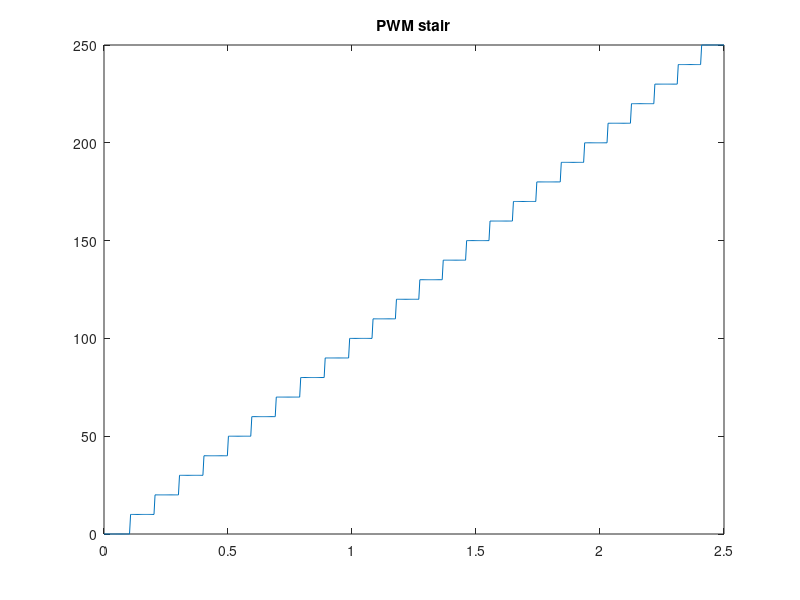
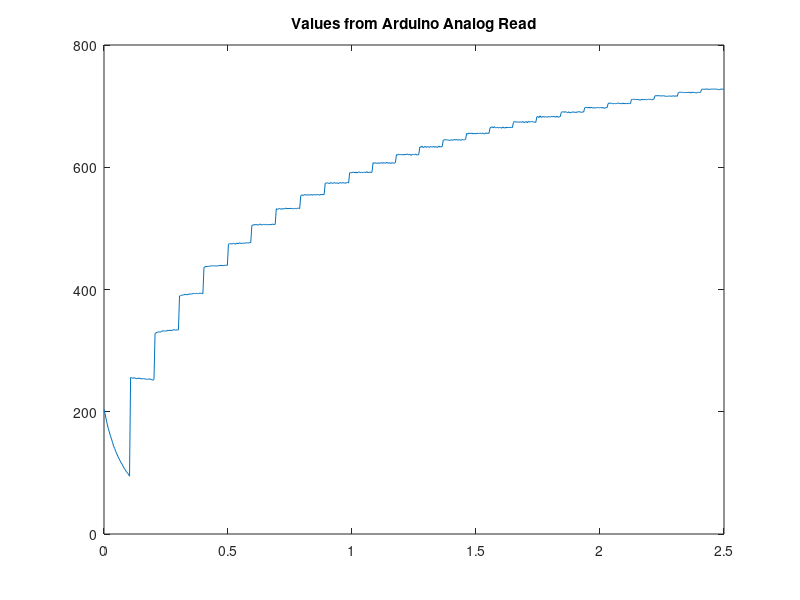
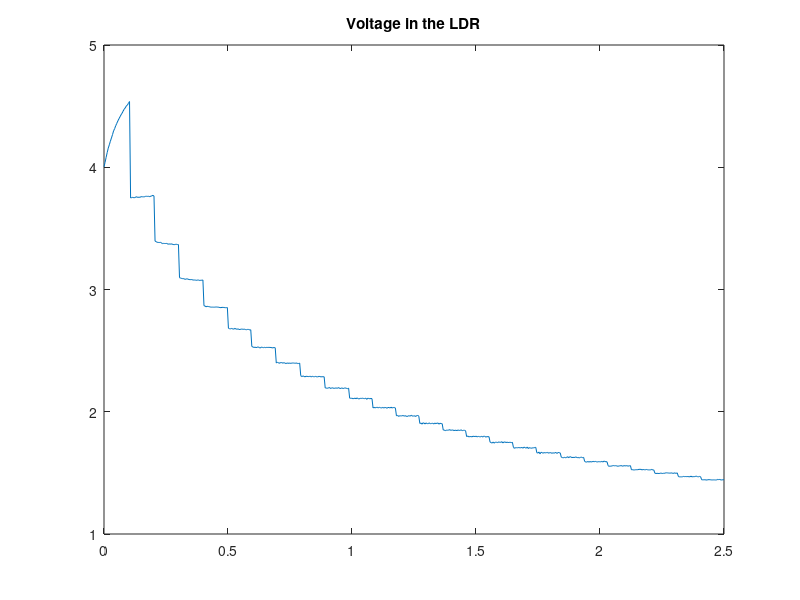
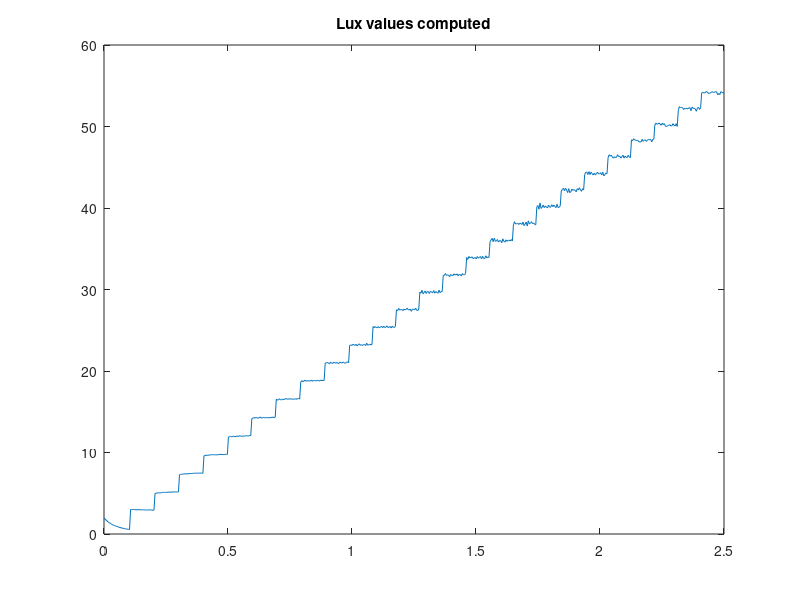

These figures' MATLAB source, in order:
clear; close all; clc;

values = [203.80,0,1.97;
196.40,0,1.84;
188.00,0,1.71;
180.00,0,1.58;
172.60,0,1.47;
167.00,0,1.39;
161.00,0,1.30;
155.60,0,1.23;
150.00,0,1.15;
143.80,0,1.07;
140.00,0,1.03;
135.20,0,0.97;
131.20,0,0.92;
127.20,0,0.88;
123.60,0,0.84;
120.20,0,0.80;
116.80,0,0.76;
114.20,0,0.73;
110.60,0,0.70;
107.40,0,0.66;
105.20,0,0.64;
102.00,0,0.61;
100.40,0,0.60;
97.60,0,0.57;
94.60,0,0.54;
256.00,10,3.01;
255.40,10,3.00;
254.80,10,2.99;
255.60,10,3.00;
255.40,10,3.00;
254.20,10,2.97;
254.20,10,2.97;
255.20,10,2.99;
254.40,10,2.98;
255.00,10,2.99;
253.60,10,2.96;
254.20,10,2.97;
254.00,10,2.97;
254.20,10,2.97;
253.20,10,2.95;
253.20,10,2.95;
253.40,10,2.95;
253.00,10,2.95;
254.00,10,2.97;
253.00,10,2.95;
252.40,10,2.93;
251.60,10,2.91;
252.80,10,2.94;
328.20,20,4.98;
329.00,20,5.00;
330.20,20,5.04;
330.40,20,5.05;
330.60,20,5.05;
330.20,20,5.04;
331.00,20,5.07;
332.60,20,5.12;
332.00,20,5.10;
332.20,20,5.11;
332.20,20,5.11;
332.00,20,5.10;
333.40,20,5.15;
332.80,20,5.13;
333.40,20,5.15;
332.80,20,5.13;
333.20,20,5.14;
333.80,20,5.16;
334.20,20,5.17;
333.80,20,5.16;
333.40,20,5.15;
334.00,20,5.17;
334.00,20,5.17;
389.40,30,7.28;
390.00,30,7.31;
390.80,30,7.34;
391.00,30,7.35;
391.00,30,7.35;
392.20,30,7.40;
391.80,30,7.38;
391.20,30,7.36;
392.00,30,7.39;
392.40,30,7.41;
392.80,30,7.43;
392.60,30,7.42;
392.60,30,7.42;
393.60,30,7.46;
393.20,30,7.45;
393.40,30,7.46;
394.00,30,7.48;
393.20,30,7.45;
393.40,30,7.46;
394.20,30,7.49;
393.60,30,7.46;
393.80,30,7.47;
393.20,30,7.45;
436.40,40,9.59;
436.80,40,9.62;
438.20,40,9.69;
437.20,40,9.64;
437.80,40,9.67;
437.80,40,9.67;
438.60,40,9.72;
438.80,40,9.73;
438.60,40,9.72;
438.80,40,9.73;
438.80,40,9.73;
438.40,40,9.71;
438.60,40,9.72;
438.60,40,9.72;
439.00,40,9.74;
439.40,40,9.76;
439.60,40,9.77;
439.00,40,9.74;
439.20,40,9.75;
439.20,40,9.75;
439.80,40,9.78;
439.60,40,9.77;
439.40,40,9.76;
474.00,50,11.90;
474.80,50,11.95;
475.20,50,11.98;
474.20,50,11.91;
475.20,50,11.98;
475.60,50,12.01;
474.20,50,11.91;
475.20,50,11.98;
475.80,50,12.02;
475.00,50,11.96;
476.00,50,12.03;
476.20,50,12.05;
475.40,50,11.99;
475.40,50,11.99;
476.00,50,12.03;
475.40,50,11.99;
476.20,50,12.05;
476.60,50,12.07;
476.00,50,12.03;
476.00,50,12.03;
477.00,50,12.10;
476.60,50,12.07;
504.60,60,14.15;
505.40,60,14.21;
506.20,60,14.28;
505.60,60,14.23;
506.40,60,14.29;
506.00,60,14.26;
505.20,60,14.20;
506.20,60,14.28;
507.20,60,14.36;
505.40,60,14.21;
506.20,60,14.28;
506.60,60,14.31;
505.80,60,14.24;
506.60,60,14.31;
506.00,60,14.26;
506.20,60,14.28;
506.00,60,14.26;
506.20,60,14.28;
506.20,60,14.28;
506.80,60,14.33;
506.80,60,14.33;
506.20,60,14.28;
506.80,60,14.33;
532.20,70,16.54;
531.00,70,16.42;
531.60,70,16.48;
532.80,70,16.59;
531.40,70,16.46;
531.40,70,16.46;
532.60,70,16.57;
531.60,70,16.48;
532.20,70,16.54;
533.20,70,16.63;
532.20,70,16.54;
532.60,70,16.57;
532.60,70,16.57;
532.40,70,16.56;
532.80,70,16.59;
532.20,70,16.54;
532.20,70,16.54;
532.40,70,16.56;
532.80,70,16.59;
532.00,70,16.52;
533.20,70,16.63;
533.00,70,16.61;
532.40,70,16.56;
553.40,80,18.65;
555.00,80,18.82;
553.80,80,18.69;
554.60,80,18.78;
555.40,80,18.86;
554.40,80,18.76;
554.60,80,18.78;
555.00,80,18.82;
554.80,80,18.80;
554.40,80,18.76;
555.60,80,18.89;
554.20,80,18.74;
555.20,80,18.84;
555.20,80,18.84;
554.40,80,18.76;
555.40,80,18.86;
555.40,80,18.86;
554.60,80,18.78;
554.80,80,18.80;
555.60,80,18.89;
555.00,80,18.82;
555.40,80,18.86;
555.20,80,18.84;
574.00,90,20.98;
574.00,90,20.98;
574.60,90,21.05;
574.00,90,20.98;
573.00,90,20.86;
575.00,90,21.10;
574.00,90,20.98;
573.60,90,20.93;
574.80,90,21.07;
574.40,90,21.03;
573.80,90,20.95;
574.60,90,21.05;
573.80,90,20.95;
573.60,90,20.93;
575.00,90,21.10;
574.40,90,21.03;
574.00,90,20.98;
575.00,90,21.10;
574.20,90,21.00;
573.80,90,20.95;
574.80,90,21.07;
575.20,90,21.12;
574.20,90,21.00;
591.00,100,23.14;
591.40,100,23.19;
591.00,100,23.14;
592.00,100,23.27;
591.60,100,23.22;
591.00,100,23.14;
592.00,100,23.27;
590.60,100,23.08;
591.80,100,23.24;
592.40,100,23.33;
591.20,100,23.16;
591.60,100,23.22;
591.00,100,23.14;
591.60,100,23.22;
592.00,100,23.27;
590.80,100,23.11;
593.00,100,23.41;
591.20,100,23.16;
591.60,100,23.22;
592.20,100,23.30;
591.40,100,23.19;
592.00,100,23.27;
607.40,110,25.46;
606.40,110,25.31;
607.40,110,25.46;
606.60,110,25.34;
606.40,110,25.31;
607.40,110,25.46;
606.20,110,25.28;
607.00,110,25.40;
607.60,110,25.49;
606.40,110,25.31;
607.60,110,25.49;
606.60,110,25.34;
606.80,110,25.37;
608.00,110,25.54;
606.60,110,25.34;
606.80,110,25.37;
607.40,110,25.46;
606.20,110,25.28;
607.60,110,25.49;
606.80,110,25.37;
606.60,110,25.34;
607.60,110,25.49;
620.60,120,27.51;
619.80,120,27.38;
621.60,120,27.68;
620.40,120,27.48;
620.80,120,27.54;
620.80,120,27.54;
620.00,120,27.41;
621.00,120,27.58;
620.60,120,27.51;
620.80,120,27.54;
621.80,120,27.71;
620.80,120,27.54;
620.40,120,27.48;
621.20,120,27.61;
619.40,120,27.32;
621.20,120,27.61;
621.00,120,27.58;
620.40,120,27.48;
621.80,120,27.71;
620.20,120,27.45;
620.00,120,27.41;
621.20,120,27.61;
633.40,130,29.69;
632.60,130,29.55;
634.60,130,29.91;
632.20,130,29.48;
633.00,130,29.62;
634.20,130,29.83;
632.40,130,29.51;
633.80,130,29.76;
633.60,130,29.73;
632.40,130,29.51;
634.00,130,29.80;
633.40,130,29.69;
632.80,130,29.58;
634.40,130,29.87;
632.60,130,29.55;
633.80,130,29.76;
633.00,130,29.62;
632.60,130,29.55;
634.60,130,29.91;
633.00,130,29.62;
633.60,130,29.73;
633.80,130,29.76;
644.40,140,31.73;
644.40,140,31.73;
645.60,140,31.96;
644.40,140,31.73;
644.80,140,31.80;
644.60,140,31.76;
643.60,140,31.57;
645.00,140,31.84;
644.40,140,31.73;
644.20,140,31.69;
645.40,140,31.92;
644.80,140,31.80;
644.80,140,31.80;
645.40,140,31.92;
644.20,140,31.69;
645.00,140,31.84;
645.00,140,31.84;
644.00,140,31.65;
645.60,140,31.96;
644.80,140,31.80;
644.80,140,31.80;
645.60,140,31.96;
655.40,150,33.93;
654.20,150,33.68;
656.00,150,34.05;
655.20,150,33.88;
655.40,150,33.93;
655.80,150,34.01;
654.80,150,33.80;
655.00,150,33.84;
655.40,150,33.93;
654.60,150,33.76;
656.00,150,34.05;
655.00,150,33.84;
655.40,150,33.93;
656.00,150,34.05;
654.60,150,33.76;
656.20,150,34.09;
654.80,150,33.80;
654.80,150,33.80;
656.40,150,34.14;
655.20,150,33.88;
655.80,150,34.01;
655.40,150,33.93;
664.40,160,35.86;
665.40,160,36.09;
666.20,160,36.27;
664.40,160,35.86;
666.40,160,36.31;
664.60,160,35.91;
664.80,160,35.95;
665.60,160,36.13;
664.20,160,35.82;
665.00,160,36.00;
665.00,160,36.00;
663.80,160,35.73;
666.00,160,36.22;
664.60,160,35.91;
664.20,160,35.82;
665.40,160,36.09;
664.60,160,35.91;
665.20,160,36.04;
665.20,160,36.04;
664.80,160,35.95;
665.60,160,36.13;
664.80,160,35.95;
673.40,170,37.94;
675.00,170,38.32;
673.80,170,38.03;
674.00,170,38.08;
674.20,170,38.13;
673.60,170,37.98;
674.20,170,38.13;
674.00,170,38.08;
673.60,170,37.98;
674.80,170,38.27;
673.00,170,37.84;
673.80,170,38.03;
674.80,170,38.27;
672.80,170,37.79;
675.40,170,38.42;
673.80,170,38.03;
674.40,170,38.17;
675.00,170,38.32;
674.00,170,38.08;
674.40,170,38.17;
673.60,170,37.98;
673.40,170,37.94;
682.40,180,40.16;
683.00,180,40.31;
681.20,180,39.85;
684.20,180,40.62;
681.60,180,39.95;
682.20,180,40.10;
683.20,180,40.36;
682.00,180,40.05;
682.80,180,40.26;
682.20,180,40.10;
681.80,180,40.00;
683.20,180,40.36;
682.20,180,40.10;
682.20,180,40.10;
683.40,180,40.41;
682.40,180,40.16;
683.20,180,40.36;
682.40,180,40.16;
682.00,180,40.05;
683.60,180,40.46;
682.00,180,40.05;
682.20,180,40.10;
682.80,180,40.26;
689.80,190,42.10;
690.40,190,42.26;
691.00,190,42.43;
689.80,190,42.10;
691.00,190,42.43;
690.20,190,42.21;
689.00,190,41.89;
690.80,190,42.37;
689.00,190,41.89;
689.40,190,41.99;
690.60,190,42.32;
690.00,190,42.16;
690.40,190,42.26;
690.00,190,42.16;
689.40,190,41.99;
690.80,190,42.37;
690.20,190,42.21;
691.20,190,42.48;
690.20,190,42.21;
689.60,190,42.05;
690.80,190,42.37;
690.20,190,42.21;
697.00,200,44.11;
698.00,200,44.40;
698.00,200,44.40;
697.00,200,44.11;
698.20,200,44.46;
697.00,200,44.11;
698.00,200,44.40;
697.40,200,44.22;
696.80,200,44.05;
697.60,200,44.28;
696.80,200,44.05;
697.40,200,44.22;
698.00,200,44.40;
697.20,200,44.17;
697.40,200,44.22;
697.80,200,44.34;
696.80,200,44.05;
698.00,200,44.40;
696.40,200,43.94;
697.00,200,44.11;
697.60,200,44.28;
697.40,200,44.22;
704.00,210,46.18;
705.20,210,46.54;
704.60,210,46.36;
705.00,210,46.48;
704.20,210,46.24;
703.80,210,46.12;
704.40,210,46.30;
704.00,210,46.18;
704.20,210,46.24;
705.20,210,46.54;
704.40,210,46.30;
704.60,210,46.36;
703.80,210,46.12;
704.40,210,46.30;
705.00,210,46.48;
703.80,210,46.12;
704.60,210,46.36;
704.20,210,46.24;
704.00,210,46.18;
705.00,210,46.48;
704.20,210,46.24;
704.00,210,46.18;
711.00,220,48.37;
710.60,220,48.24;
711.40,220,48.50;
711.00,220,48.37;
710.80,220,48.30;
710.80,220,48.30;
710.80,220,48.30;
710.20,220,48.11;
710.20,220,48.11;
710.20,220,48.11;
711.20,220,48.43;
710.40,220,48.18;
710.80,220,48.30;
711.00,220,48.37;
710.40,220,48.18;
710.80,220,48.30;
711.20,220,48.43;
711.00,220,48.37;
711.20,220,48.43;
710.20,220,48.11;
711.20,220,48.43;
711.20,220,48.43;
716.60,230,50.22;
717.20,230,50.42;
716.80,230,50.28;
717.00,230,50.35;
717.20,230,50.42;
716.80,230,50.28;
716.40,230,50.15;
717.20,230,50.42;
716.60,230,50.22;
717.00,230,50.35;
716.00,230,50.01;
716.00,230,50.01;
716.20,230,50.08;
716.40,230,50.15;
716.60,230,50.22;
716.20,230,50.08;
716.20,230,50.08;
717.00,230,50.35;
716.40,230,50.15;
716.20,230,50.08;
717.00,230,50.35;
716.00,230,50.01;
721.60,240,51.94;
723.00,240,52.44;
722.60,240,52.30;
722.80,240,52.37;
722.60,240,52.30;
722.00,240,52.09;
722.40,240,52.23;
722.20,240,52.16;
722.40,240,52.23;
722.20,240,52.16;
722.60,240,52.30;
722.60,240,52.30;
721.60,240,51.94;
722.80,240,52.37;
722.40,240,52.23;
722.40,240,52.23;
722.20,240,52.16;
721.40,240,51.87;
722.40,240,52.23;
722.80,240,52.37;
722.00,240,52.09;
722.60,240,52.30;
727.60,250,54.12;
727.80,250,54.19;
727.60,250,54.12;
727.60,250,54.12;
728.00,250,54.27;
728.00,250,54.27;
727.60,250,54.12;
727.40,250,54.05;
727.60,250,54.12;
727.80,250,54.19;
728.00,250,54.27;
727.80,250,54.19;
727.80,250,54.19;
728.00,250,54.27;
728.00,250,54.27;
727.00,250,53.90;
727.40,250,54.05;
727.00,250,53.90;
728.00,250,54.27;
727.80,250,54.19;
727.60,250,54.12;
727.60,250,54.12;
];

% R1 = 10;
% m = -0.692;
% b = 1.808;

AR = values(:,1);
PWM = values(:,2);
lux = values(:,3);

vldr = 5-(AR.*5./1023);

% F = (R1.*vldr)./(vldr + 5);
% f = log10(F);
% lux = 10.^((f-b)./m);


t = linspace(0,2.5,length(PWM))';

lux_values = polyfit(PWM,lux,1);
lux_m = lux_values(1,1);
lux_b = lux_values(1,2);

figure
plot(t,PWM)
title('PWM stair')
figure
plot(t,AR)
title('Values from Arduino Analog Read')
figure
plot(t,vldr);
title('Voltage in the LDR')
figure
plot(t,lux)
title('Lux values computed')

figure
plot(PWM,vldr)
title('Voltage in the LDR function of PWM stair')

figure
plot(PWM,1023-AR)
title('Voltage in the LDR as measured by the ADC function of PWM stair')

figure
plot(PWM,lux)
title('Lux values computed function of PWM stair')

figure
plot(PWM,AR)
title('AR function of PWM stair')

